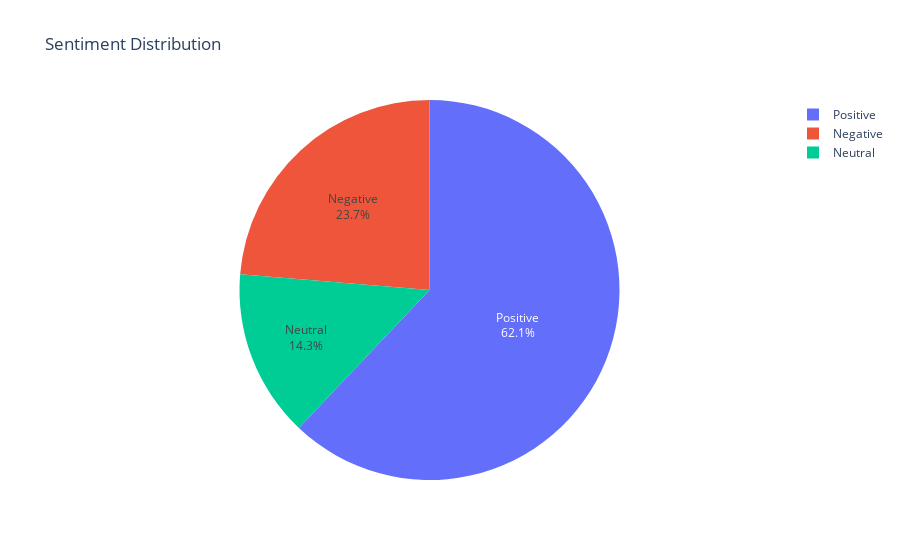

This figure's notebook cell:
### Markdown cell above
# Sentiment Analysis

### Code cell
sentiment = list(dict(final_df['Sentiment'].value_counts()).keys())
values = list(dict(final_df['Sentiment'].value_counts()).values())

senti_df = pd.DataFrame({"Sentiment" : sentiment,"Frequency":values})
fig = px.pie(senti_df, values='Frequency', names='Sentiment', title='Sentiment Distribution')
fig.update_traces(textposition='inside', textinfo='percent+label')
fig.show()

### Figure 1 — Plotly figure (JSON) as saved in the notebook; plotly's stock layout.template omitted (floating-point values rounded to 4 significant figures)
{"data": [{"domain": {"x": [0, 1], "y": [0, 1]}, "hovertemplate": "Sentiment=%{label}<br>Frequency=%{value}<extra></extra>", "labels": ["Positive", "Negative", "Neutral"], "legendgroup": "", "name": "", "showlegend": true, "textinfo": "percent+label", "textposition": "inside", "type": "pie", "values": [283, 108, 65]}], "layout": {"autosize": true, "legend": {"tracegroupgap": 0}, "title": {"text": "Sentiment Distribution"}}}
